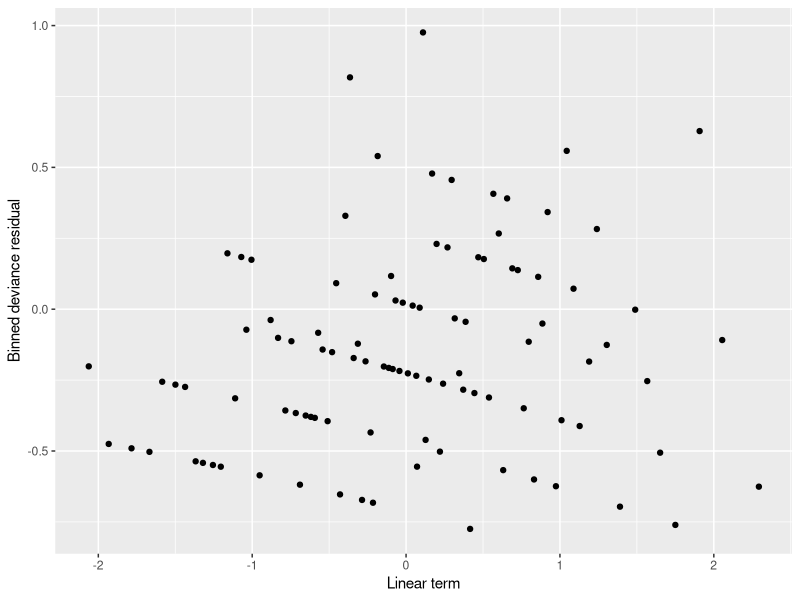
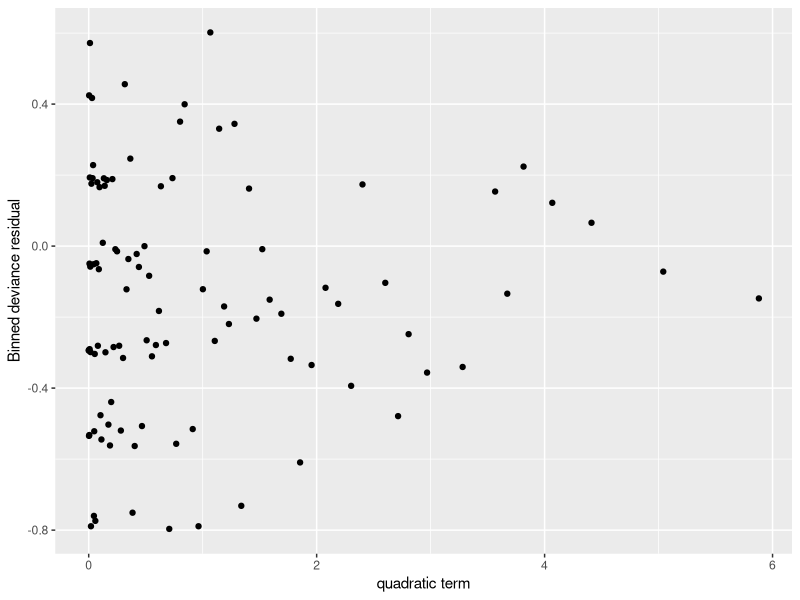
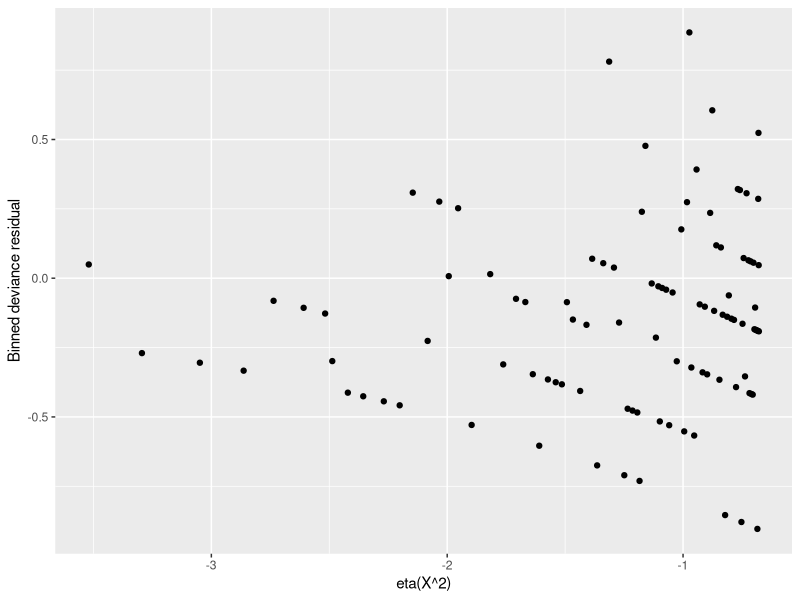
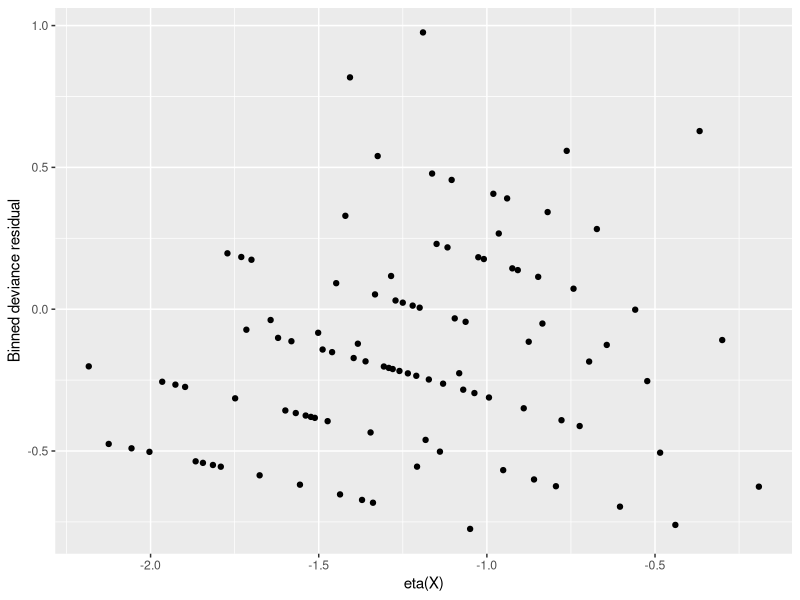
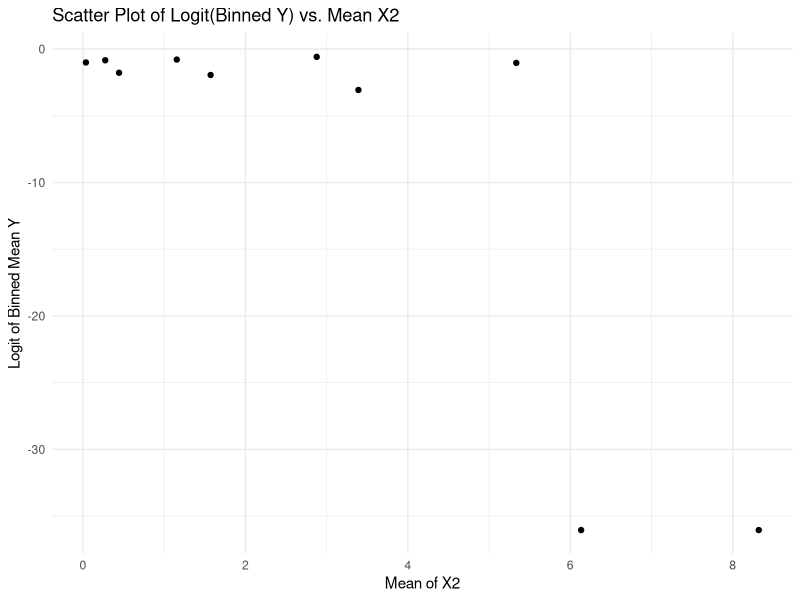
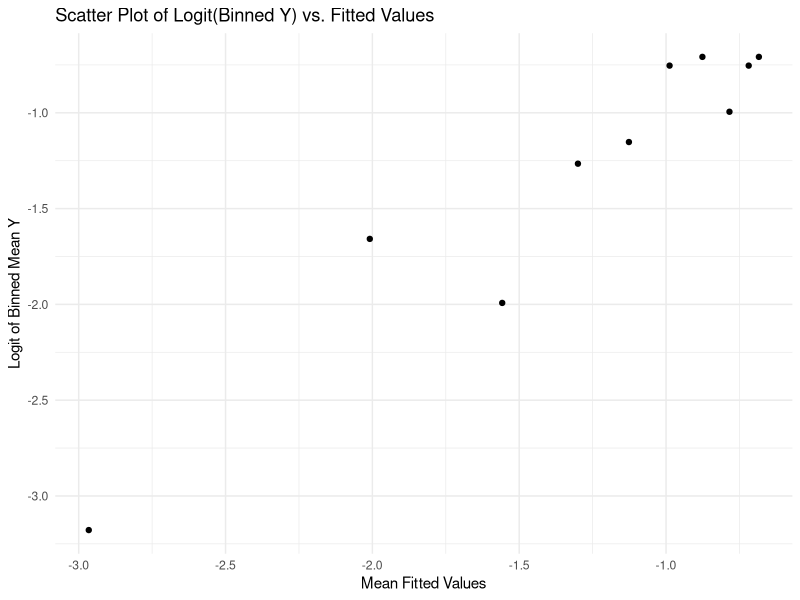
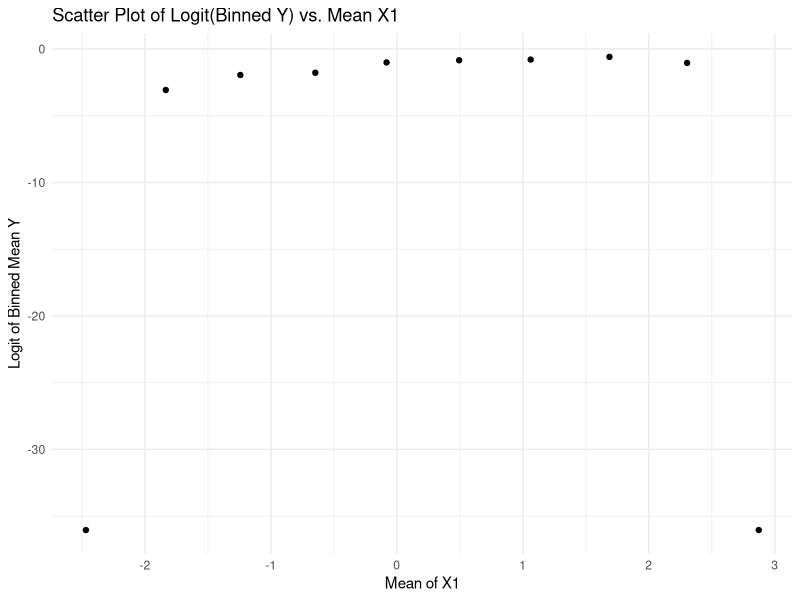

Here is the R script that generated these plots, in order:
## ---- chunk 1
knitr::opts_chunk$set(echo = TRUE, cache = FALSE)
## ---- chunk 2
library(tidyverse)
library(scales)

set.seed(123) 

# Number of observations
n <- 1000

# Coefficients
beta_0 <- -1
beta_1 <- 0.5
beta_2 <- -0.3

# Simulate X1
X1 <- rnorm(n, 0, 1)

X2 <- X1^2

# Calculate log-odds for Y
log_odds <- beta_0 + beta_1 * X1 + beta_2 * X2

# Convert log-odds to probability using logistic function
p <- 1 / (1 + exp(-log_odds))

# Simulate Y as a binary outcome
Y <- rbinom(n, 1, p)
## ---- chunk 3
df = data.frame(Y = Y, X1 = X1, X2 = X2)
## ---- chunk 4
mod1 <- glm(Y ~ X1, family = binomial(link = "logit"))
## ---- chunk 5
devres1 <- residuals(mod1)
## ---- chunk 6
df %>%
  mutate(devres = devres1) %>% 
  group_by(cut(X1, breaks = unique(quantile(X1, (1:100)/101)))) %>%
  summarize(devres = mean(devres), 
            X1 = mean(X1)) %>%
  ggplot() +
  geom_point(mapping = aes(x = X1, y = devres)) + 
  labs(x = "Linear term", y = "Binned deviance residual")
## ---- chunk 7
mod2 <- glm(Y ~ X1 + X2, family = binomial(link = "logit"))
## ---- chunk 8
devres2 <- residuals(mod2)
## ---- chunk 9
df %>%
  mutate(devres = devres2) %>% 
  group_by(cut(X2, breaks = unique(quantile(X2, (1:100)/101)))) %>%
  summarize(devres = mean(devres), 
            X2 = mean(X2)) %>%
  ggplot() +
  geom_point(mapping = aes(x = X2, y = devres)) + 
  labs(x = "quadratic term", y = "Binned deviance residual")
## ---- chunk 10
mod3 <- glm(Y ~ X1 + X2, family = binomial(link = "logit"))
## ---- chunk 11
devres3 <- residuals(mod3)
linpred3  <- predict(mod3)
## ---- chunk 12
df %>%
  mutate(devres = devres3, linpred = linpred3) %>% 
  group_by(cut(linpred, breaks = unique(quantile(linpred, (1:100)/101)))) %>%
  summarize(devres = mean(devres), 
            linpred = mean(linpred)) %>%
  ggplot() +
  geom_point(mapping = aes(x = linpred, y = devres)) + 
  labs(x = "eta(X^2)", y = "Binned deviance residual")
## ---- chunk 13
mod4 <- glm(Y ~ X1, family = binomial(link = "logit"))
## ---- chunk 14
devres4 <- residuals(mod4)
linpred4  <- predict(mod4)
## ---- chunk 15
df %>%
  mutate(devres = devres4, linpred = linpred4) %>% 
  group_by(cut(linpred, breaks = unique(quantile(linpred, (1:100)/101)))) %>%
  summarize(devres = mean(devres), 
            linpred = mean(linpred)) %>%
  ggplot() +
  geom_point(mapping = aes(x = linpred, y = devres)) + 
  labs(x = "eta(X)", y = "Binned deviance residual")
## ---- chunk 16

df$binned_X1 <- cut(df$X1, breaks = 10)

binned_data <- df %>%
  group_by(binned_X1) %>%
  summarise(mean_Y = mean(Y),
            mean_X2 = mean(X2)) %>%
  ungroup()

binned_data$logit_mean_Y <- log(binned_data$mean_Y / (1 - binned_data$mean_Y))

# Handle cases where mean_Y is 0 or 1
binned_data$logit_mean_Y <- ifelse(binned_data$mean_Y == 0, log(.Machine$double.eps),
                                   ifelse(binned_data$mean_Y == 1, -log(.Machine$double.eps), binned_data$logit_mean_Y))

# Create the scatter plot
ggplot(binned_data, aes(x = mean_X2, y = logit_mean_Y)) +
  geom_point() +
  scale_y_continuous(labels = comma) +
  labs(x = "Mean of X2", y = "Logit of Binned Mean Y") +
  ggtitle("Scatter Plot of Logit(Binned Y) vs. Mean X2") +
  theme_minimal()
## ---- chunk 17
linpred2 <- predict(mod2, type = "link")

df <- df %>% mutate(fitted_values = linpred2)

# Create bins based on the quantiles of the fitted values
df <- df %>% mutate(bin = cut(fitted_values, breaks = quantile(fitted_values, probs = seq(0, 1, by = 0.1), na.rm = TRUE), include.lowest = TRUE))

# Calculate the mean of Y and the mean of fitted values in each bin
binned_stats <- df %>% group_by(bin) %>% summarise(
  mean_Y = mean(Y),
  mean_fitted_values = mean(fitted_values)
)

# Transform mean_Y using the logit function
binned_stats <- binned_stats %>% mutate(logit_mean_Y = log(mean_Y / (1 - mean_Y)))

# Handle cases where mean_Y is 0 or 1 to avoid computation errors in logit transformation
binned_stats$logit_mean_Y <- ifelse(binned_stats$mean_Y == 0, log(.Machine$double.eps),
                                    ifelse(binned_stats$mean_Y == 1, -log(.Machine$double.eps), binned_stats$logit_mean_Y))

## ---- chunk 18
ggplot(binned_stats, aes(x = mean_fitted_values, y = logit_mean_Y)) +
  geom_point() +
  labs(x = "Mean Fitted Values", y = "Logit of Binned Mean Y") +
  ggtitle("Scatter Plot of Logit(Binned Y) vs. Fitted Values") +
  theme_minimal()

## ---- chunk 19
binned_data <- df %>%
  group_by(binned_X1) %>%
  summarise(mean_Y = mean(Y),
            mean_X1 = mean(as.numeric(as.character(X1)))) %>%  # Ensure numeric conversion if X1 was a factor
  ungroup()

# Transform mean_Y through the logit link function
binned_data$logit_mean_Y <- log(binned_data$mean_Y / (1 - binned_data$mean_Y))

# Handle cases where mean_Y is 0 or 1 to avoid computation errors in logit transformation
binned_data$logit_mean_Y <- ifelse(binned_data$mean_Y == 0, log(.Machine$double.eps),
                                    ifelse(binned_data$mean_Y == 1, -log(.Machine$double.eps), binned_data$logit_mean_Y))

# Create the scatter plot
ggplot(binned_data, aes(x = mean_X1, y = logit_mean_Y)) +
  geom_point() +
  scale_y_continuous(labels = comma) +
  labs(x = "Mean of X1", y = "Logit of Binned Mean Y") +
  ggtitle("Scatter Plot of Logit(Binned Y) vs. Mean X1") +
  theme_minimal()
